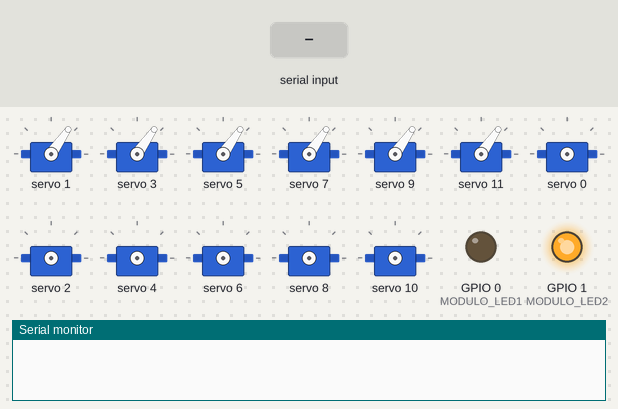
This sketch was run on a simulated ESP32. Parts: 12 × servo, output pins drawn as LEDs (lit = HIGH), the last lines printed to the serial monitor. The inputs (shaded band) are chosen by the test bench. Pins used as bus, display or sensor lines are not drawn.

Above: at 5.8 s.
5.9 s: "A\n" received over Serial
At 7.5 s:
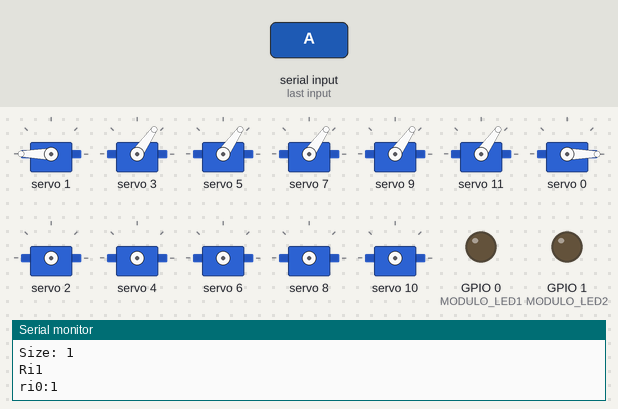
9.9 s: "B\n" received over Serial
At 12.1 s:
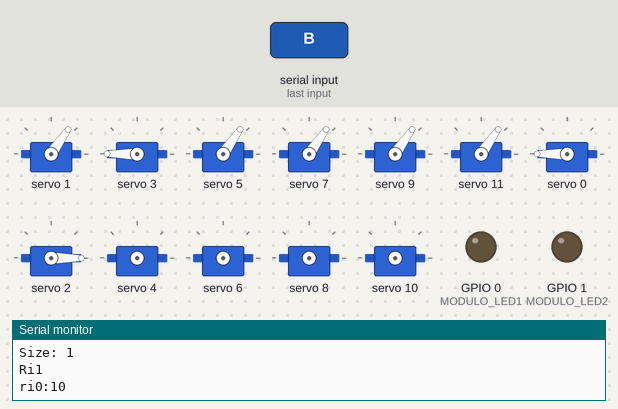
13.9 s: "C\n" received over Serial
At 16.2 s:
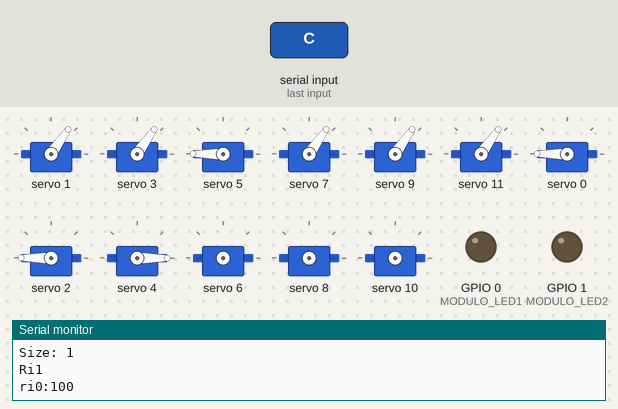
17.9 s: "D\n" received over Serial
At 20.3 s:
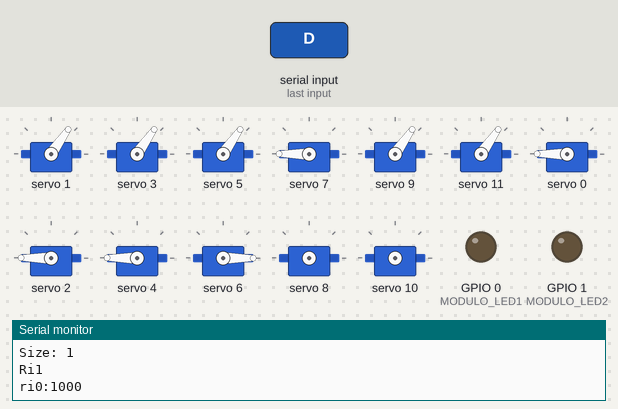
21.9 s: "E\n" received over Serial
At 24.5 s:
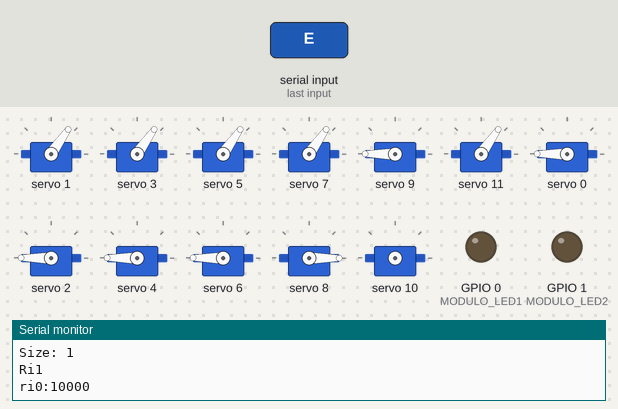
25.9 s: "F\n" received over Serial
At 28.6 s:
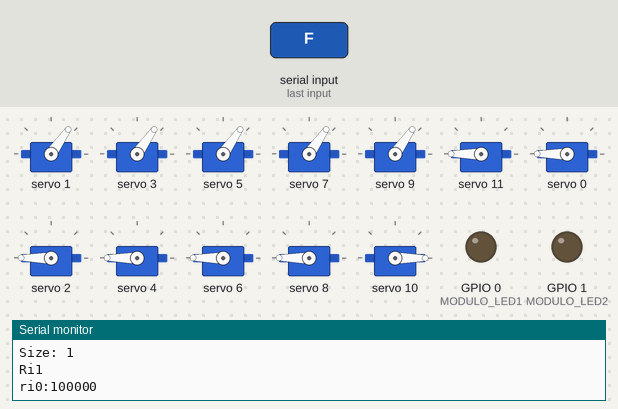
Timing chart, 0 to 30.9 s (numbered marks = the images above; inputs shaded):
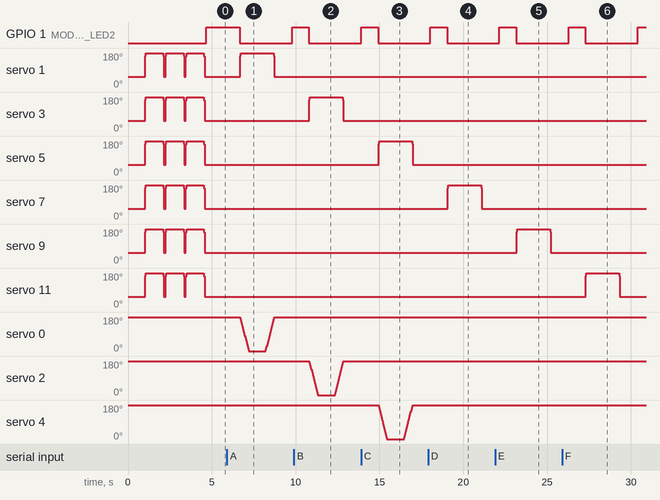

Measured:
- after the input at 5.9 s, GPIO 1 (MODULO_LED2): HIGH → LOW after 0.77 s, → HIGH 3.1 s later; servo 1: 55° → 180° after 0.80 s, → 55° 2.0 s later
- after the input at 9.9 s, GPIO 1 (MODULO_LED2): HIGH → LOW after 0.89 s; servo 3: 55° → 180° after 0.92 s, → 55° 2.0 s later
- after the input at 13.9 s, servo 5: 55° → 180° after 1.0 s, → 55° 2.0 s later
- after the input at 17.9 s, servo 7: 55° → 180° after 1.2 s, → 55° 2.0 s later
- after the input at 21.9 s, servo 9: 55° → 180° after 1.3 s, → 55° 2.0 s later
- after the input at 25.9 s, servo 11: 55° → 180° after 1.4 s, → 55° 2.0 s later

The sketch:

ESP32-Dispenser-v2.ino.ino
```cpp
//#include "BluetoothSerial.h"

#include <Adafruit_PWMServoDriver.h>

Adafruit_PWMServoDriver board1 = Adafruit_PWMServoDriver();  // called this way, it uses the default address 0x40

#define INIT_CLOSE 1

#define RELE0 0
#define RELE1 1
#define RELE2 2
#define RELE3 3

#define MODULO_LED1 RELE0
#define MODULO_LED2 RELE1

#define MODULO_VCC RELE2

#define LED_ON 0
#define LED_OFF 1

#define DISPENSER_QTY 6
#define DISPENSER_STOCK 50

#define PCA9865_OSCILLATOR_FREQUENCY 27000000
#define SERVO_PWM_FREQUENCY 50


#define SERVO_MIN_PULSE 500
#define SERVO_MAX_PULSE 2500

#define LED_MIN_PULSE 0
#define LED_MAX_PULSE 1000000 / SERVO_PWM_FREQUENCY

#define DELAY_BLINK 500
#define DELAY_SERVO 1000
#define DELAY_SERVO_STEP 30

#define RESET_RELEASE 'memset (release, 0x00, sizeof(release))'

#define DISPENSER(X) (1 << X)
#define DISPENSER_PWM(X) (2 * X)
#define LED_PWM(X) DISPENSER_PWM(X) + 1
#define DISPENSER_A 5
#define DISPENSER_B 4
#define DISPENSER_C 3
#define DISPENSER_D 2
#define DISPENSER_E 1
#define DISPENSER_F 0

#define CONTROL_DOOR 1
#define RELEASE_DOOR 0

#define DRAWER_REST 180
#define DRAWER_PUSH 0
#define MAX_SERVO_ANGLE() max(DRAWER_REST, DRAWER_PUSH)
#define MIN_SERVO_ANGLE() min(DRAWER_REST, DRAWER_PUSH)

#define ROTATION_STEP_ANGLE 10

String device_name = "Slyco Dispenser Monitor";

// Check if Bluetooth is available
//#if !defined(CONFIG_BT_ENABLED) || !defined(CONFIG_BLUEDROID_ENABLED)
//#error Bluetooth is not enabled! Please run `make menuconfig` to and enable it
//#endif

// Check Serial Port Profile
//#if !defined(CONFIG_BT_SPP_ENABLED)
//#error Serial Port Profile for Bluetooth is not available or not enabled. It is only available for the ESP32 chip.
//#endif

//Modulo A primeiro da esquerda para a direita olha por traz do dispenser
//PS porta saida, libera o café para o cliente
//PC porta controle, trava o cafe, para a próxima liberação.
//BluetoothSerial SerialBT;

char Comando;

const int BUFFER_SIZE = DISPENSER_STOCK * DISPENSER_QTY;
char buf[BUFFER_SIZE];

char release[DISPENSER_STOCK];

int servoPosition[DISPENSER_QTY] = { DRAWER_REST, DRAWER_REST, DRAWER_REST, DRAWER_REST, DRAWER_REST, DRAWER_REST };

void setup() {
  pinMode(MODULO_LED1, OUTPUT);
  pinMode(MODULO_LED2, OUTPUT);
  pinMode(MODULO_VCC, OUTPUT);

  digitalWrite(MODULO_LED1, LED_ON);
  digitalWrite(MODULO_VCC, LED_ON);
  RESET_RELEASE;

  //servoPosition

  Serial.begin(115200);
  //  SerialBT.begin(device_name);
  //  SerialBT.printf("The device with name \"%s\" is started.\nNow you can pair it with Bluetooth!\n", device_name.c_str());

  board1.begin();
  board1.setOscillatorFrequency(PCA9865_OSCILLATOR_FREQUENCY);
  board1.setPWMFreq(SERVO_PWM_FREQUENCY);  // Analog servos run at ~60 Hz updates

  release_items("Z\n", 2);

  doWow();
  digitalWrite(MODULO_VCC, LED_OFF);
}


void loop() {
  if (Serial.available() > 0) {
    int rlen = Serial.readBytesUntil('\n', buf, BUFFER_SIZE);

    Serial.print("RECEIVED: ");
    Serial.println((char*)buf);  // print as string

    Serial.print("Size: ");
    Serial.println(rlen, DEC);

    release_items(buf, rlen);
  }
  delay(DELAY_SERVO);
}


void release_items(char* buffer, int qty) {
  int i;
  int releases = 0;
  int item;

  // Clear previous releases
  for (i = 0; i < DISPENSER_STOCK; i++) {
    release[i] = 0;
  }

  // Build release groups
  for (i = 0; i < qty; i++) {
    switch (buffer[i]) {
      case 'A':
      case 'B':
      case 'C':
      case 'D':
      case 'E':
      case 'F': {
        item = buffer[i] - 0x40;  // 'A' -> 1, 'B' -> 2, etc.
        int groupIndex = 0;

        // Find next group with free slot for this item
        while ((release[groupIndex] & (0x01 << (item - 1))) != 0) {
          groupIndex++;
        }

        release[groupIndex] |= (0x01 << (item - 1));
        if (groupIndex + 1 > releases) {
          releases = groupIndex + 1;  // count max used groups
        }
        break;
      }

      case 'z':
        digitalWrite(MODULO_VCC, LED_ON);
        SetDoorState(DISPENSER(DISPENSER_A) | DISPENSER(DISPENSER_B) |
                     DISPENSER(DISPENSER_C) | DISPENSER(DISPENSER_D) |
                     DISPENSER(DISPENSER_E) | DISPENSER(DISPENSER_F),
                     DRAWER_PUSH);
        delay(DELAY_SERVO);
        digitalWrite(MODULO_VCC, LED_OFF);
        return;

      case 'Z':
        digitalWrite(MODULO_VCC, LED_ON);
        SetDoorState(DISPENSER(DISPENSER_A) | DISPENSER(DISPENSER_B) |
                     DISPENSER(DISPENSER_C) | DISPENSER(DISPENSER_D) |
                     DISPENSER(DISPENSER_E) | DISPENSER(DISPENSER_F),
                     DRAWER_REST);
        delay(DELAY_SERVO);
        digitalWrite(MODULO_VCC, LED_OFF);
        return;

      case 'W':
        doWow();
        return;

      default:
        break;
    }
  }

  digitalWrite(MODULO_VCC, LED_ON);

  Serial.print("Ri");
  Serial.println(releases);  // Number of release groups

  for (int groupIndex = 0; groupIndex < releases; groupIndex++) {
    if (release[groupIndex] != 0) {
      process_capsule_group(groupIndex, release[groupIndex]);
      release[groupIndex] = 0x00;
    }
  }

  Serial.print("Rf");
  Serial.println(releases);

  digitalWrite(MODULO_VCC, LED_OFF);
}


void process_capsule_group(int groupIndex, uint8_t mask) {
  Serial.print("ri");
  Serial.print(groupIndex);
  Serial.print(":");
  Serial.println(mask, BIN);

  Release(mask);  // your existing function

  Serial.print("rf");
  Serial.println(groupIndex);
}


void doWow() {
  int state = 0;
  int i = 0;
  int itCounter = 0;
  int myAngle = DRAWER_REST;
  int myStep = ROTATION_STEP_ANGLE;
  digitalWrite(MODULO_LED2, LED_ON);
  while (1) {
    switch (state) {
      case 0:  // pulse 1
        if (myAngle >= MAX_SERVO_ANGLE()) {
          myStep = -1 * ROTATION_STEP_ANGLE;
          itCounter++;
        } else if (myAngle <= MIN_SERVO_ANGLE()) {
          myStep = ROTATION_STEP_ANGLE;
        }

        myAngle += myStep;
        for (i = 0; i < DISPENSER_QTY; i++) {
          uint16_t ledPwm = angleToLedPWM(myAngle);
          board1.writeMicroseconds(LED_PWM(i), ledPwm);
        }
        if (itCounter == 4) {
          state++;
          itCounter = 0;
        }
        break;

      default:
        for (i = 0; i < DISPENSER_QTY; i++) {
          uint16_t ledPwm = angleToLedPWM(DRAWER_REST);
          board1.writeMicroseconds(LED_PWM(i), ledPwm);
        }
        digitalWrite(MODULO_LED2, LED_OFF);
        return;
        break;
    }

    delay(DELAY_SERVO_STEP);
  }
}

void Release(char comando) {
  int door = 0;
  //digitalWrite(MODULO_LED1, LED_OFF);
  digitalWrite(MODULO_LED2, LED_ON);

  SetDoorState(comando, DRAWER_PUSH);

  delay(DELAY_SERVO);

  SetDoorState(comando, DRAWER_REST);

  delay(DELAY_SERVO);

  digitalWrite(MODULO_LED1, LED_ON);
  digitalWrite(MODULO_LED2, LED_OFF);
}

uint16_t angleToMicroseconds(int ang)  //gets angle in degree and returns the pulse width
{
  uint16_t pulse = (uint16_t)map(ang, DRAWER_PUSH, DRAWER_REST, SERVO_MIN_PULSE, SERVO_MAX_PULSE);  // map angle of 0 to 180 to Servo min and Servo max
  return pulse;
}

uint16_t angleToLedPWM(int ang)  //gets angle in degree and returns the pulse width
{
  uint16_t pulse = (uint16_t)map(ang, DRAWER_PUSH, DRAWER_REST, LED_MAX_PULSE, LED_MIN_PULSE);  // map angle of 0 to 180 to Servo min and Servo max
  return pulse;
}

void SetDoorState(int doors, int angle) {
  int i;

  int myAngle = 0;
  int myStep = 0;

  for (i = 0; i < DISPENSER_QTY; i++) {
    if (doors & (0x01 << i)) {
      myAngle = servoPosition[i];
      break;
    }
  }

  if (myAngle > angle) myStep = -1 * ROTATION_STEP_ANGLE;
  else myStep = ROTATION_STEP_ANGLE;

  while (myAngle != angle) {
    myAngle += myStep;
    if (myAngle > MAX_SERVO_ANGLE()) myAngle = MAX_SERVO_ANGLE();
    else if (myAngle < MIN_SERVO_ANGLE()) myAngle = MIN_SERVO_ANGLE();

    for (i = 0; i < DISPENSER_QTY; i++) {
      if (doors & (0x01 << i)) {
        uint16_t ledPwm = angleToLedPWM(myAngle);
        board1.writeMicroseconds(DISPENSER_PWM(i), angleToMicroseconds(myAngle));
        board1.writeMicroseconds(LED_PWM(i), ledPwm);
        servoPosition[i] = myAngle;
      }
    }

    delay(DELAY_SERVO_STEP);
  }
}
```
